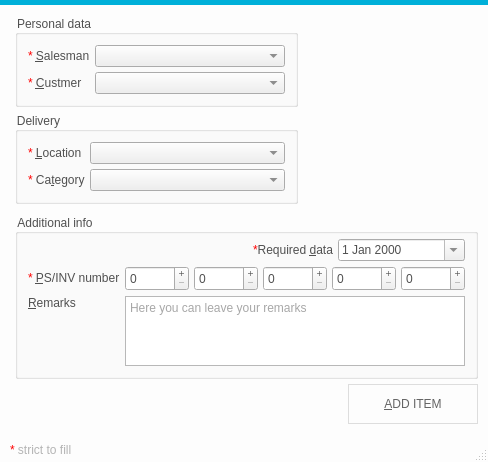
<?xml version="1.0" encoding="UTF-8"?>
<ui version="4.0">
 <class>addItemDialog</class>
 <widget class="QDialog" name="addItemDialog">
  <property name="geometry">
   <rect>
    <x>0</x>
    <y>0</y>
    <width>439</width>
    <height>428</height>
   </rect>
  </property>
  <property name="sizePolicy">
   <sizepolicy hsizetype="Expanding" vsizetype="Expanding">
    <horstretch>0</horstretch>
    <verstretch>0</verstretch>
   </sizepolicy>
  </property>
  <property name="maximumSize">
   <size>
    <width>800</width>
    <height>600</height>
   </size>
  </property>
  <property name="palette">
   <palette>
    <active>
     <colorrole role="Base">
      <brush brushstyle="SolidPattern">
       <color alpha="255">
        <red>255</red>
        <green>255</green>
        <blue>255</blue>
       </color>
      </brush>
     </colorrole>
     <colorrole role="Window">
      <brush brushstyle="SolidPattern">
       <color alpha="255">
        <red>253</red>
        <green>253</green>
        <blue>253</blue>
       </color>
      </brush>
     </colorrole>
    </active>
    <inactive>
     <colorrole role="Base">
      <brush brushstyle="SolidPattern">
       <color alpha="255">
        <red>255</red>
        <green>255</green>
        <blue>255</blue>
       </color>
      </brush>
     </colorrole>
     <colorrole role="Window">
      <brush brushstyle="SolidPattern">
       <color alpha="255">
        <red>253</red>
        <green>253</green>
        <blue>253</blue>
       </color>
      </brush>
     </colorrole>
    </inactive>
    <disabled>
     <colorrole role="Base">
      <brush brushstyle="SolidPattern">
       <color alpha="255">
        <red>253</red>
        <green>253</green>
        <blue>253</blue>
       </color>
      </brush>
     </colorrole>
     <colorrole role="Window">
      <brush brushstyle="SolidPattern">
       <color alpha="255">
        <red>253</red>
        <green>253</green>
        <blue>253</blue>
       </color>
      </brush>
     </colorrole>
    </disabled>
   </palette>
  </property>
  <property name="windowTitle">
   <string>Add item</string>
  </property>
  <property name="styleSheet">
   <string notr="true">QPushButton{
	width:100px;
	height:40px;
	border: 1px solid rgb(221, 221, 221);
}
QPushButton:hover{
color: rgb(255, 255, 255);
	background-color: rgb(0, 176, 217);
}

QPushButton{
color: rgb(100, 100, 100);
}</string>
  </property>
  <property name="sizeGripEnabled">
   <bool>true</bool>
  </property>
  <property name="modal">
   <bool>true</bool>
  </property>
  <layout class="QGridLayout" name="gridLayout">
   <property name="leftMargin">
    <number>0</number>
   </property>
   <property name="topMargin">
    <number>0</number>
   </property>
   <property name="rightMargin">
    <number>0</number>
   </property>
   <property name="bottomMargin">
    <number>5</number>
   </property>
   <property name="spacing">
    <number>0</number>
   </property>
   <item row="0" column="0">
    <layout class="QVBoxLayout" name="verticalLayout">
     <property name="spacing">
      <number>5</number>
     </property>
     <item>
      <widget class="QFrame" name="frame_3">
       <property name="minimumSize">
        <size>
         <width>0</width>
         <height>5</height>
        </size>
       </property>
       <property name="maximumSize">
        <size>
         <width>16777215</width>
         <height>5</height>
        </size>
       </property>
       <property name="styleSheet">
        <string notr="true">	background-color: rgb(0, 176, 217);</string>
       </property>
       <property name="frameShape">
        <enum>QFrame::NoFrame</enum>
       </property>
       <property name="frameShadow">
        <enum>QFrame::Raised</enum>
       </property>
       <layout class="QVBoxLayout" name="verticalLayout_4">
        <property name="spacing">
         <number>0</number>
        </property>
        <property name="leftMargin">
         <number>0</number>
        </property>
        <property name="topMargin">
         <number>0</number>
        </property>
        <property name="rightMargin">
         <number>0</number>
        </property>
        <property name="bottomMargin">
         <number>0</number>
        </property>
        <item>
         <widget class="QLabel" name="label_2">
          <property name="pixmap">
           <pixmap resource="resource.qrc">:/ico/shad1.png</pixmap>
          </property>
          <property name="scaledContents">
           <bool>true</bool>
          </property>
         </widget>
        </item>
       </layout>
      </widget>
     </item>
     <item>
      <widget class="QFrame" name="frame">
       <property name="sizePolicy">
        <sizepolicy hsizetype="Expanding" vsizetype="Fixed">
         <horstretch>0</horstretch>
         <verstretch>0</verstretch>
        </sizepolicy>
       </property>
       <property name="font">
        <font>
         <pointsize>10</pointsize>
        </font>
       </property>
       <property name="styleSheet">
        <string notr="true"/>
       </property>
       <property name="frameShape">
        <enum>QFrame::NoFrame</enum>
       </property>
       <property name="frameShadow">
        <enum>QFrame::Raised</enum>
       </property>
       <layout class="QGridLayout" name="gridLayout_2">
        <property name="leftMargin">
         <number>10</number>
        </property>
        <property name="topMargin">
         <number>0</number>
        </property>
        <property name="rightMargin">
         <number>10</number>
        </property>
        <property name="bottomMargin">
         <number>0</number>
        </property>
        <property name="spacing">
         <number>5</number>
        </property>
        <item row="1" column="0">
         <layout class="QVBoxLayout" name="verticalLayout_2">
          <property name="spacing">
           <number>5</number>
          </property>
          <property name="leftMargin">
           <number>5</number>
          </property>
          <property name="topMargin">
           <number>5</number>
          </property>
          <property name="rightMargin">
           <number>5</number>
          </property>
          <property name="bottomMargin">
           <number>5</number>
          </property>
          <item>
           <widget class="QGroupBox" name="groupBox">
            <property name="styleSheet">
             <string notr="true">color: rgb(80, 80, 80);</string>
            </property>
            <property name="title">
             <string>Personal data</string>
            </property>
            <layout class="QGridLayout" name="gridLayout_3">
             <property name="leftMargin">
              <number>10</number>
             </property>
             <property name="topMargin">
              <number>10</number>
             </property>
             <property name="rightMargin">
              <number>10</number>
             </property>
             <property name="bottomMargin">
              <number>10</number>
             </property>
             <property name="spacing">
              <number>5</number>
             </property>
             <item row="0" column="0">
              <widget class="QLabel" name="user_label">
               <property name="frameShape">
                <enum>QFrame::NoFrame</enum>
               </property>
               <property name="text">
                <string>&lt;font color=red&gt;*&lt;/font&gt; &amp;Salesman</string>
               </property>
               <property name="buddy">
                <cstring>salesman</cstring>
               </property>
              </widget>
             </item>
             <item row="2" column="0">
              <widget class="QLabel" name="password_label">
               <property name="text">
                <string>&lt;font color=red&gt;*&lt;/font&gt;  &amp;Custmer</string>
               </property>
               <property name="buddy">
                <cstring>customer</cstring>
               </property>
              </widget>
             </item>
             <item row="0" column="1">
              <widget class="QComboBox" name="salesman">
               <property name="sizePolicy">
                <sizepolicy hsizetype="Expanding" vsizetype="Fixed">
                 <horstretch>0</horstretch>
                 <verstretch>0</verstretch>
                </sizepolicy>
               </property>
               <property name="currentIndex">
                <number>-1</number>
               </property>
              </widget>
             </item>
             <item row="2" column="1">
              <widget class="QComboBox" name="customer">
               <property name="sizePolicy">
                <sizepolicy hsizetype="Expanding" vsizetype="Fixed">
                 <horstretch>0</horstretch>
                 <verstretch>0</verstretch>
                </sizepolicy>
               </property>
               <property name="currentIndex">
                <number>-1</number>
               </property>
              </widget>
             </item>
            </layout>
           </widget>
          </item>
          <item>
           <widget class="QGroupBox" name="properties_2">
            <property name="enabled">
             <bool>true</bool>
            </property>
            <property name="styleSheet">
             <string notr="true">color: rgb(80, 80, 80);</string>
            </property>
            <property name="title">
             <string>Delivery</string>
            </property>
            <property name="checkable">
             <bool>false</bool>
            </property>
            <layout class="QGridLayout" name="_2">
             <property name="leftMargin">
              <number>10</number>
             </property>
             <property name="topMargin">
              <number>10</number>
             </property>
             <property name="rightMargin">
              <number>10</number>
             </property>
             <property name="bottomMargin">
              <number>10</number>
             </property>
             <property name="spacing">
              <number>5</number>
             </property>
             <item row="1" column="0">
              <widget class="QLabel" name="port_label_2">
               <property name="text">
                <string>&lt;font color=red&gt;*&lt;/font&gt; Ca&amp;tegory</string>
               </property>
               <property name="buddy">
                <cstring>category</cstring>
               </property>
              </widget>
             </item>
             <item row="0" column="0">
              <widget class="QLabel" name="host_label_2">
               <property name="frameShape">
                <enum>QFrame::NoFrame</enum>
               </property>
               <property name="text">
                <string>&lt;font color=red&gt;*&lt;/font&gt; &amp;Location</string>
               </property>
               <property name="buddy">
                <cstring>location</cstring>
               </property>
              </widget>
             </item>
             <item row="0" column="1">
              <widget class="QComboBox" name="location">
               <property name="sizePolicy">
                <sizepolicy hsizetype="Expanding" vsizetype="Fixed">
                 <horstretch>0</horstretch>
                 <verstretch>0</verstretch>
                </sizepolicy>
               </property>
               <property name="currentIndex">
                <number>-1</number>
               </property>
              </widget>
             </item>
             <item row="1" column="1">
              <widget class="QComboBox" name="category">
               <property name="sizePolicy">
                <sizepolicy hsizetype="Expanding" vsizetype="Fixed">
                 <horstretch>0</horstretch>
                 <verstretch>0</verstretch>
                </sizepolicy>
               </property>
               <property name="currentIndex">
                <number>-1</number>
               </property>
              </widget>
             </item>
            </layout>
           </widget>
          </item>
         </layout>
        </item>
        <item row="1" column="1">
         <widget class="QLabel" name="logo">
          <property name="sizePolicy">
           <sizepolicy hsizetype="Fixed" vsizetype="Fixed">
            <horstretch>0</horstretch>
            <verstretch>0</verstretch>
           </sizepolicy>
          </property>
          <property name="minimumSize">
           <size>
            <width>170</width>
            <height>170</height>
           </size>
          </property>
          <property name="maximumSize">
           <size>
            <width>170</width>
            <height>170</height>
           </size>
          </property>
          <property name="text">
           <string/>
          </property>
          <property name="pixmap">
           <pixmap resource="resource.qrc">:/ico/logo.png</pixmap>
          </property>
          <property name="scaledContents">
           <bool>true</bool>
          </property>
          <property name="alignment">
           <set>Qt::AlignCenter</set>
          </property>
          <property name="wordWrap">
           <bool>false</bool>
          </property>
          <property name="margin">
           <number>5</number>
          </property>
          <property name="buddy">
           <cstring>pushButton</cstring>
          </property>
         </widget>
        </item>
       </layout>
      </widget>
     </item>
     <item>
      <widget class="QFrame" name="frame_2">
       <property name="sizePolicy">
        <sizepolicy hsizetype="Expanding" vsizetype="Preferred">
         <horstretch>0</horstretch>
         <verstretch>0</verstretch>
        </sizepolicy>
       </property>
       <property name="frameShape">
        <enum>QFrame::NoFrame</enum>
       </property>
       <property name="frameShadow">
        <enum>QFrame::Raised</enum>
       </property>
       <layout class="QGridLayout" name="gridLayout_5">
        <property name="leftMargin">
         <number>15</number>
        </property>
        <property name="topMargin">
         <number>0</number>
        </property>
        <property name="rightMargin">
         <number>10</number>
        </property>
        <property name="bottomMargin">
         <number>0</number>
        </property>
        <property name="spacing">
         <number>5</number>
        </property>
        <item row="0" column="0">
         <widget class="QGroupBox" name="properties">
          <property name="enabled">
           <bool>true</bool>
          </property>
          <property name="styleSheet">
           <string notr="true">color: rgb(80, 80, 80);</string>
          </property>
          <property name="title">
           <string>Additional info</string>
          </property>
          <layout class="QGridLayout" name="gridLayout_6">
           <property name="leftMargin">
            <number>10</number>
           </property>
           <property name="topMargin">
            <number>5</number>
           </property>
           <property name="rightMargin">
            <number>10</number>
           </property>
           <property name="bottomMargin">
            <number>10</number>
           </property>
           <property name="spacing">
            <number>5</number>
           </property>
           <item row="1" column="1">
            <layout class="QHBoxLayout" name="r_layout">
             <property name="spacing">
              <number>5</number>
             </property>
             <property name="leftMargin">
              <number>0</number>
             </property>
             <property name="topMargin">
              <number>0</number>
             </property>
             <property name="rightMargin">
              <number>0</number>
             </property>
             <property name="bottomMargin">
              <number>0</number>
             </property>
             <item>
              <widget class="QSpinBox" name="r1">
               <property name="minimumSize">
                <size>
                 <width>0</width>
                 <height>25</height>
                </size>
               </property>
               <property name="maximumSize">
                <size>
                 <width>16777215</width>
                 <height>25</height>
                </size>
               </property>
               <property name="frame">
                <bool>true</bool>
               </property>
               <property name="readOnly">
                <bool>false</bool>
               </property>
               <property name="buttonSymbols">
                <enum>QAbstractSpinBox::PlusMinus</enum>
               </property>
               <property name="accelerated">
                <bool>true</bool>
               </property>
               <property name="showGroupSeparator" stdset="0">
                <bool>true</bool>
               </property>
               <property name="maximum">
                <number>10000</number>
               </property>
               <property name="singleStep">
                <number>10</number>
               </property>
              </widget>
             </item>
             <item>
              <widget class="QSpinBox" name="r2">
               <property name="minimumSize">
                <size>
                 <width>0</width>
                 <height>25</height>
                </size>
               </property>
               <property name="maximumSize">
                <size>
                 <width>16777215</width>
                 <height>25</height>
                </size>
               </property>
               <property name="frame">
                <bool>true</bool>
               </property>
               <property name="buttonSymbols">
                <enum>QAbstractSpinBox::PlusMinus</enum>
               </property>
               <property name="accelerated">
                <bool>true</bool>
               </property>
               <property name="showGroupSeparator" stdset="0">
                <bool>true</bool>
               </property>
               <property name="maximum">
                <number>10000</number>
               </property>
               <property name="singleStep">
                <number>10</number>
               </property>
              </widget>
             </item>
             <item>
              <widget class="QSpinBox" name="r3">
               <property name="minimumSize">
                <size>
                 <width>0</width>
                 <height>25</height>
                </size>
               </property>
               <property name="maximumSize">
                <size>
                 <width>16777215</width>
                 <height>25</height>
                </size>
               </property>
               <property name="frame">
                <bool>true</bool>
               </property>
               <property name="buttonSymbols">
                <enum>QAbstractSpinBox::PlusMinus</enum>
               </property>
               <property name="accelerated">
                <bool>true</bool>
               </property>
               <property name="showGroupSeparator" stdset="0">
                <bool>true</bool>
               </property>
               <property name="maximum">
                <number>10000</number>
               </property>
               <property name="singleStep">
                <number>10</number>
               </property>
              </widget>
             </item>
             <item>
              <widget class="QSpinBox" name="r4">
               <property name="minimumSize">
                <size>
                 <width>0</width>
                 <height>25</height>
                </size>
               </property>
               <property name="maximumSize">
                <size>
                 <width>16777215</width>
                 <height>25</height>
                </size>
               </property>
               <property name="frame">
                <bool>true</bool>
               </property>
               <property name="buttonSymbols">
                <enum>QAbstractSpinBox::PlusMinus</enum>
               </property>
               <property name="accelerated">
                <bool>true</bool>
               </property>
               <property name="showGroupSeparator" stdset="0">
                <bool>true</bool>
               </property>
               <property name="maximum">
                <number>10000</number>
               </property>
               <property name="singleStep">
                <number>10</number>
               </property>
              </widget>
             </item>
             <item>
              <widget class="QSpinBox" name="r5">
               <property name="minimumSize">
                <size>
                 <width>0</width>
                 <height>25</height>
                </size>
               </property>
               <property name="maximumSize">
                <size>
                 <width>16777215</width>
                 <height>25</height>
                </size>
               </property>
               <property name="frame">
                <bool>true</bool>
               </property>
               <property name="buttonSymbols">
                <enum>QAbstractSpinBox::PlusMinus</enum>
               </property>
               <property name="accelerated">
                <bool>true</bool>
               </property>
               <property name="showGroupSeparator" stdset="0">
                <bool>true</bool>
               </property>
               <property name="maximum">
                <number>10000</number>
               </property>
               <property name="singleStep">
                <number>10</number>
               </property>
              </widget>
             </item>
            </layout>
           </item>
           <item row="0" column="1">
            <layout class="QHBoxLayout" name="req_data_layout">
             <property name="spacing">
              <number>5</number>
             </property>
             <property name="leftMargin">
              <number>0</number>
             </property>
             <property name="topMargin">
              <number>0</number>
             </property>
             <property name="rightMargin">
              <number>0</number>
             </property>
             <property name="bottomMargin">
              <number>0</number>
             </property>
             <item>
              <spacer name="horizontalSpacer_2">
               <property name="orientation">
                <enum>Qt::Horizontal</enum>
               </property>
               <property name="sizeType">
                <enum>QSizePolicy::Expanding</enum>
               </property>
               <property name="sizeHint" stdset="0">
                <size>
                 <width>40</width>
                 <height>20</height>
                </size>
               </property>
              </spacer>
             </item>
             <item>
              <widget class="QLabel" name="host_label">
               <property name="sizePolicy">
                <sizepolicy hsizetype="Fixed" vsizetype="Preferred">
                 <horstretch>0</horstretch>
                 <verstretch>0</verstretch>
                </sizepolicy>
               </property>
               <property name="frameShape">
                <enum>QFrame::NoFrame</enum>
               </property>
               <property name="text">
                <string>&lt;font color=red&gt;*&lt;/font&gt;Required &amp;data</string>
               </property>
               <property name="buddy">
                <cstring>dateEdit</cstring>
               </property>
              </widget>
             </item>
             <item>
              <widget class="QDateEdit" name="dateEdit">
               <property name="sizePolicy">
                <sizepolicy hsizetype="Expanding" vsizetype="Fixed">
                 <horstretch>0</horstretch>
                 <verstretch>0</verstretch>
                </sizepolicy>
               </property>
               <property name="styleSheet">
                <string notr="true">color: rgb(80,80,80);
border-right: 1px solid rgb(241, 239, 239);</string>
               </property>
               <property name="showGroupSeparator" stdset="0">
                <bool>true</bool>
               </property>
               <property name="calendarPopup">
                <bool>true</bool>
               </property>
               <property name="timeSpec">
                <enum>Qt::LocalTime</enum>
               </property>
              </widget>
             </item>
            </layout>
           </item>
           <item row="1" column="0">
            <layout class="QVBoxLayout" name="verticalLayout_5">
             <property name="spacing">
              <number>0</number>
             </property>
             <property name="leftMargin">
              <number>0</number>
             </property>
             <property name="topMargin">
              <number>0</number>
             </property>
             <property name="rightMargin">
              <number>0</number>
             </property>
             <item>
              <widget class="QLabel" name="port_label">
               <property name="text">
                <string>&lt;font color=red&gt;*&lt;/font&gt; &amp;PS/INV number</string>
               </property>
               <property name="buddy">
                <cstring>r1</cstring>
               </property>
              </widget>
             </item>
            </layout>
           </item>
           <item row="2" column="0">
            <layout class="QVBoxLayout" name="verticalLayout_3">
             <property name="spacing">
              <number>0</number>
             </property>
             <property name="leftMargin">
              <number>0</number>
             </property>
             <item>
              <widget class="QLabel" name="port_label_4">
               <property name="text">
                <string>&amp;Remarks</string>
               </property>
               <property name="buddy">
                <cstring>plainTextEdit</cstring>
               </property>
              </widget>
             </item>
             <item>
              <spacer name="verticalSpacer">
               <property name="orientation">
                <enum>Qt::Vertical</enum>
               </property>
               <property name="sizeHint" stdset="0">
                <size>
                 <width>20</width>
                 <height>40</height>
                </size>
               </property>
              </spacer>
             </item>
            </layout>
           </item>
           <item row="2" column="1">
            <layout class="QVBoxLayout" name="verticalLayout_6">
             <property name="spacing">
              <number>5</number>
             </property>
             <property name="leftMargin">
              <number>0</number>
             </property>
             <property name="topMargin">
              <number>0</number>
             </property>
             <property name="rightMargin">
              <number>0</number>
             </property>
             <property name="bottomMargin">
              <number>0</number>
             </property>
             <item>
              <widget class="QPlainTextEdit" name="plainTextEdit">
               <property name="tabChangesFocus">
                <bool>true</bool>
               </property>
               <property name="placeholderText">
                <string>Here you can leave your remarks</string>
               </property>
              </widget>
             </item>
            </layout>
           </item>
          </layout>
         </widget>
        </item>
       </layout>
      </widget>
     </item>
     <item>
      <layout class="QHBoxLayout" name="horizontalLayout">
       <property name="spacing">
        <number>5</number>
       </property>
       <property name="leftMargin">
        <number>10</number>
       </property>
       <property name="topMargin">
        <number>0</number>
       </property>
       <property name="rightMargin">
        <number>10</number>
       </property>
       <property name="bottomMargin">
        <number>5</number>
       </property>
       <item>
        <spacer name="horizontalSpacer">
         <property name="orientation">
          <enum>Qt::Horizontal</enum>
         </property>
         <property name="sizeHint" stdset="0">
          <size>
           <width>40</width>
           <height>20</height>
          </size>
         </property>
        </spacer>
       </item>
       <item>
        <widget class="QPushButton" name="pushButton">
         <property name="minimumSize">
          <size>
           <width>130</width>
           <height>40</height>
          </size>
         </property>
         <property name="maximumSize">
          <size>
           <width>100</width>
           <height>40</height>
          </size>
         </property>
         <property name="text">
          <string>&amp;ADD ITEM</string>
         </property>
         <property name="default">
          <bool>true</bool>
         </property>
        </widget>
       </item>
      </layout>
     </item>
    </layout>
   </item>
   <item row="1" column="0">
    <widget class="QFrame" name="frame_4">
     <property name="frameShape">
      <enum>QFrame::NoFrame</enum>
     </property>
     <property name="frameShadow">
      <enum>QFrame::Raised</enum>
     </property>
     <layout class="QGridLayout" name="gridLayout_4">
      <property name="leftMargin">
       <number>10</number>
      </property>
      <property name="topMargin">
       <number>0</number>
      </property>
      <property name="rightMargin">
       <number>10</number>
      </property>
      <property name="bottomMargin">
       <number>0</number>
      </property>
      <property name="spacing">
       <number>0</number>
      </property>
      <item row="1" column="0">
       <widget class="QLabel" name="label">
        <property name="styleSheet">
         <string notr="true">color: rgb(180,180, 180);</string>
        </property>
        <property name="text">
         <string>&lt;font color =red&gt;*&lt;/font&gt; strict to fill</string>
        </property>
        <property name="alignment">
         <set>Qt::AlignLeading|Qt::AlignLeft|Qt::AlignVCenter</set>
        </property>
       </widget>
      </item>
      <item row="0" column="0">
       <widget class="QLabel" name="label_3">
        <property name="pixmap">
         <pixmap resource="resource.qrc">:/ico/shad2.png</pixmap>
        </property>
        <property name="scaledContents">
         <bool>true</bool>
        </property>
       </widget>
      </item>
     </layout>
    </widget>
   </item>
  </layout>
 </widget>
 <tabstops>
  <tabstop>salesman</tabstop>
  <tabstop>customer</tabstop>
  <tabstop>location</tabstop>
  <tabstop>category</tabstop>
  <tabstop>dateEdit</tabstop>
  <tabstop>r1</tabstop>
  <tabstop>r2</tabstop>
  <tabstop>r3</tabstop>
  <tabstop>r4</tabstop>
  <tabstop>r5</tabstop>
  <tabstop>plainTextEdit</tabstop>
  <tabstop>pushButton</tabstop>
 </tabstops>
 <resources>
  <include location="resource.qrc"/>
 </resources>
 <connections/>
</ui>
